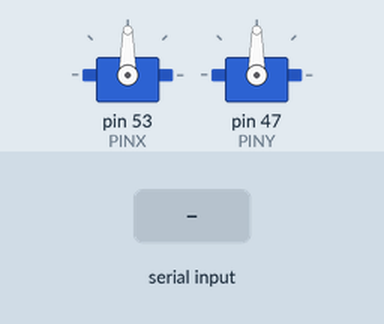
Recording of a sketch running on a simulated Arduino Mega 2560, built with avr-gcc and run on an emulated ATmega2560. Parts: 2 × servo. The test bench sets the inputs (shaded band). What the sketch prints to the serial monitor is not drawn.

Above: at 1.2 s.
1.3 s: "90,45\n" received over Serial
At 1.6 s:
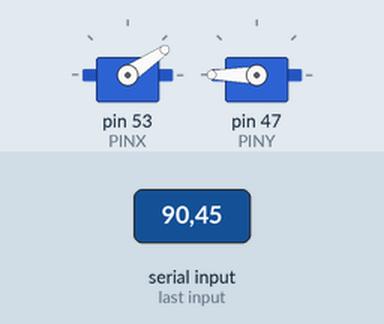
2.8 s: "30,150\n" received over Serial
At 3.9 s:
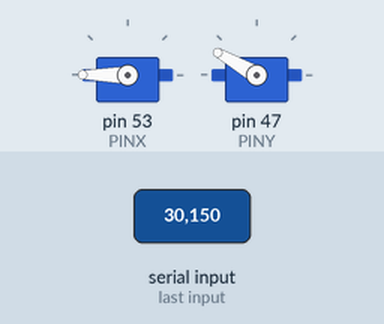
4.3 s: "5\n" received over Serial
At 5.1 s:
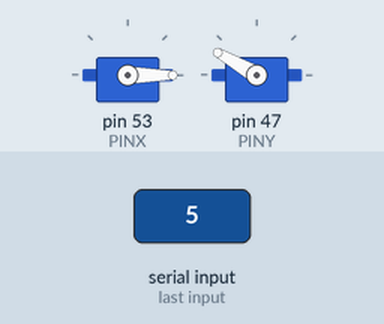
5.8 s: "90\n" received over Serial
At 6.1 s:
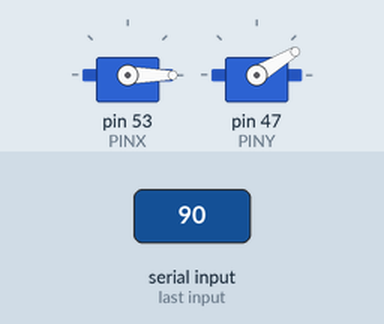
7.3 s: "200\n" received over Serial
At 8.5 s:
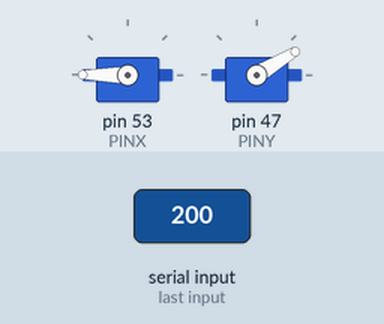
8.8 s: "90,45\n" received over Serial
At 9.6 s:
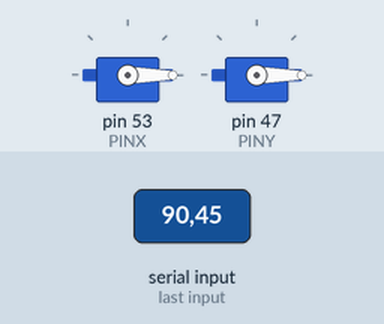
Timing chart, 0 to 11.3 s (numbered marks = the images above; inputs shaded):
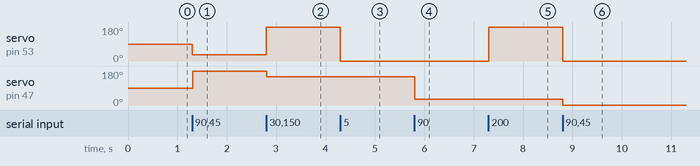

The sketch:

servos.ino
```cpp
#include <Servo.h>

#define PINY 47 // change with your own PINs
#define PINX 53

Servo myservoX;
Servo myservoY;

void setup() {
  myservoX.attach(PINX);
  myservoY.attach(PINY);
  Serial.begin(9600);
}

void loop() {
  int X[3] = {0, 0, 0};
  int Y[3] = {0, 0, 0};

  for (int i = 0; i < 3; i++) {
    while (1) {
      if (Serial.available()) {
        X[i] = Serial.read() - '0';
        Serial.print(X[i]);
        //Serial.print("");
        break;
      }
    }
  }

  myservoX.write(X[0] * 100 + X[1] * 10 + X[2]);

  Serial.print("; ");

  for (int i = 0; i < 3; i++) {
    while (1) {
      if (Serial.available()) {
        Y[i] = Serial.read() - '0';
        Serial.print(Y[i]);
        //Serial.print("");
        break;
      }
    }
  }

  myservoY.write(Y[0] * 100 + Y[1] * 10 + Y[2]);

  Serial.println(";");
}
```

Measured:
- after the input at 1.3 s, servo on pin 53 (PINX): 90° → 34° at once; servo on pin 47 (PINY): 90° → 180° at once
- after the input at 2.8 s, servo on pin 53 (PINX): 34° → 180° at once; servo on pin 47 (PINY): 180° → 150° at once
- after the input at 4.3 s, servo on pin 53 (PINX): 180° → 0° at once
- after the input at 5.8 s, servo on pin 47 (PINY): 150° → 31° at once
- after the input at 7.3 s, servo on pin 53 (PINX): 0° → 180° at once
- after the input at 8.8 s, servo on pin 53 (PINX): 180° → 0° at once; servo on pin 47 (PINY): 31° → 0° at once
